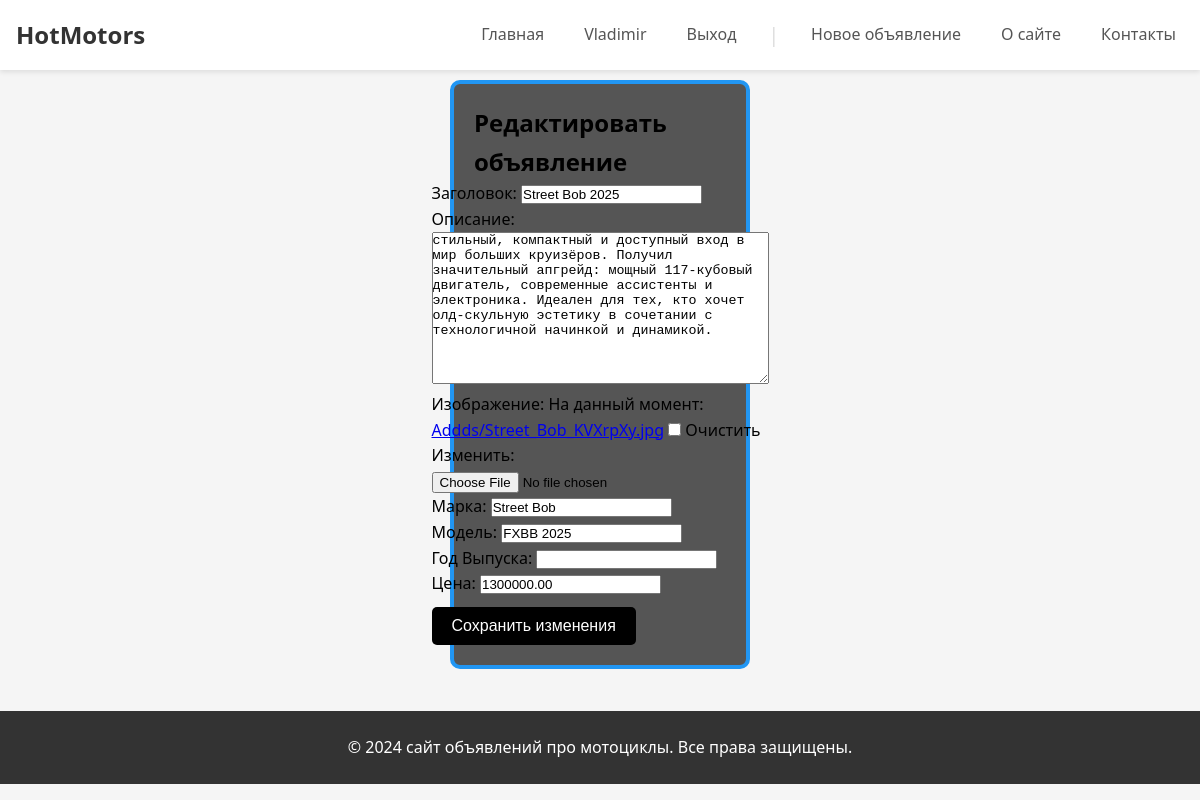
Screenshot of /bboard/addd/edit/street-bob-2025/ (signed in) with the database file from the repository.
### bboard/models.py (models this page shows, shortened)
class Addd(models.Model):
    author = models.ForeignKey(User, on_delete=models.CASCADE, verbose_name='Автор', related_name='Addds')
    title = models.CharField(max_length=100, verbose_name='Заголовок')
    content = models.TextField(verbose_name='Описание')
    image = models.ImageField(upload_to='Addds/', blank=True, null=True, verbose_name='Изображение')
    created_at = models.DateTimeField(default=timezone.now, verbose_name='Дата создания', editable=False)
    brand = models.CharField(max_length=100, verbose_name="Марка")
    model = models.CharField(max_length=100, verbose_name="Модель")
    year = models.PositiveIntegerField(verbose_name="Год выпуска")
    price = models.DecimalField(max_digits=10, decimal_places=2, verbose_name='Цена', default=0)
    slug = models.SlugField(max_length=200, unique=True, editable=False, null=True)
    class Meta:
        verbose_name = 'Объявление'
        verbose_name_plural = 'Объявления'
        ordering = ['-created_at']

### bboard/views.py (the view)
# urls.py: path('addd/edit/<slug:slug>/', update_addd, name='update_addd'),
@login_required
def update_addd(request, slug):
    addd = get_object_or_404(Addd, slug=slug)
    if request.method == 'POST':
        form = AdddForm(data=request.POST, files=request.FILES, instance=addd, initial={'author': addd.author})
        if form.is_valid():
            addd.title = form.cleaned_data['title']
            addd.content = form.cleaned_data['content']
            addd.author = form.cleaned_data['author']
            addd.image = form.cleaned_data['image']
            addd.save()
            return redirect('bboard:read_addd', slug=addd.slug)
    else:
        form = AdddForm(initial={
            'title': addd.title,
            'content': addd.content,
            'image': addd.image,
            'author': addd.author,
            'price': addd.price,
            'brand': addd.brand,
            'model': addd.model,
        }, author=request.user)
    return render(request, template_name='bboard/addd_update.html', context={'form': form})

### bboard/forms.py
class AdddForm(forms.ModelForm):
    def __init__(self, *args, **kwargs):
        author = kwargs.pop('author', None)
        super(AdddForm, self).__init__(*args, **kwargs)
        self.fields['author'].initial = author
        self.fields['author'].disabled = True
        self.fields['author'].widget = forms.HiddenInput()
    class Meta:
        model = Addd
        fields = ['author', 'title', 'content', 'image', 'brand', 'model', 'year', 'price']
        labels = {
        'author': 'author',
        'title': 'Заголовок',
        'text': 'Текст поста',
        'image': 'Изображение',
        'price': 'Цена',
        'brand': 'Марка',
        'model': 'Модель',
        'year': 'Год Выпуска'
    }

### BboardSite/bboard/templates/bboard/addd_update.html (shortened to what this page needs)
{% extends 'bboard/base.html' %}
{% block content %}
<div class="redact-list">
  <h2>Редактировать объявление</h2>
  <form method="post" enctype="multipart/form-data">
    {{ form.as_p }}
    <button type="submit" class="custom-button">Сохранить изменения</button>
  </form>
</div>
{% endblock %}

### BboardSite/bboard/templates/bboard/base.html (shortened to what this page needs)
{% load static %}
<!DOCTYPE html>
<html lang="en">
<head>
    <link rel="stylesheet" href="{% static 'css/styles.css' %}">
</head>
<body>
    <header>
        <div class="header-content">
            <h3 class="site-title"><a href="/">HotMotors</a></h3>
            <nav>
                <div class="menu">
                    <div><a href="{% url 'bboard:index' %}">Главная</a></div>
                    {% if not user.is_authenticated %}
                        <div><a href="{% url 'users:login' %}">Войти</a></div>
                        <div><a href="{% url 'users:register' %}">Зарегистрироваться</a></div>
                    {% else %}
                        <div><a href="{% url 'users:profile' pk=user.pk %}">{{user.username}}</a></div>
                        <div><a href="{% url 'users:logout' %}">Выход</a></div>
                    {% endif %}
                    <div class="menu-divider">|</div>
                    <div><a href="{% url 'bboard:add_addd' %}">Новое объявление</a></div>
                    <div><a href="{% url 'bboard:about' %}">О сайте</a></div>
                    <div><a href="{% url 'bboard:contact' %}">Контакты</a></div>
                </div>
            </nav>
        </div>
    </header>
    {% block content %}
    {% endblock content %}
    <div class="footer-bottom">
        <p>&copy; 2024 сайт объявлений  про мотоциклы. Все права защищены.</p>
    </div>
</body>
</html>

### static/css/styles.css (style rules this page uses)
* { margin: 0; padding: 0; box-sizing: border-box; }
body { font-family: 'Segoe UI', Tahoma, Geneva, Verdana, sans-serif; line-height: 1.6; background-color: #f5f5f5; min-height: 100vh; display: flex; flex-direction: column; }
header { background-color: #ffffff; box-shadow: 0 2px 5px rgba(0, 0, 0, 0.1); position: sticky; top: 0; z-index: 1000; }
.header-content { max-width: 1200px; margin: 0 auto; padding: 1rem; display: flex; justify-content: space-between; align-items: center; }
.site-title { font-size: 1.5rem; font-weight: 600; }
.site-title a { color: #333; text-decoration: none; transition: color 0.3s ease; }
.menu { display: flex; align-items: center; gap: 1.5rem; }
.menu div { position: relative; }
.menu a { color: #555; text-decoration: none; font-size: 1rem; padding: 0.5rem; transition: all 0.3s ease; }
.menu-divider { color: #ddd; font-size: 1.2rem; }
.footer-bottom { text-align: center; padding: 1.5rem; background-color: #333; color: #fff; margin-top: 2rem; }
.redact-list { display: flex; flex-direction: column; align-items: center; justify-content: center; background-color: #555; border-radius: 10px; padding: 20px; margin: 10px auto; border: 4px solid #2196f3; max-width: 300px; width: 90%; }
.redact-list button { margin-top: 10px; padding: 10px 20px; background-color: #000000; color:#ffffff; border: none; border-radius: 5px; cursor: pointer; }
.custom-button { display: inline-block; padding: 10px; background: #222; color: #fff; text-decoration: none; border: none; border-radius: 6px; font-size: 1rem; font-weight: 200; cursor: pointer; }

### rows the page displays
Addd: title "Street Bob 2025", content "стильный, компактный и доступный вход в мир больших круизёров. Получил значительный апгрейд: мощный 117‑кубовый двигатель, современные ассистенты и электроника. Идеален для тех, кто хочет олд‑скульную эстетику в сочетании с технологичной начинкой и динамикой.", brand "Street Bob", model "FXBB 2025", price "1300000.00"

### other values shown
{{ user.username }} "Vladimir"
